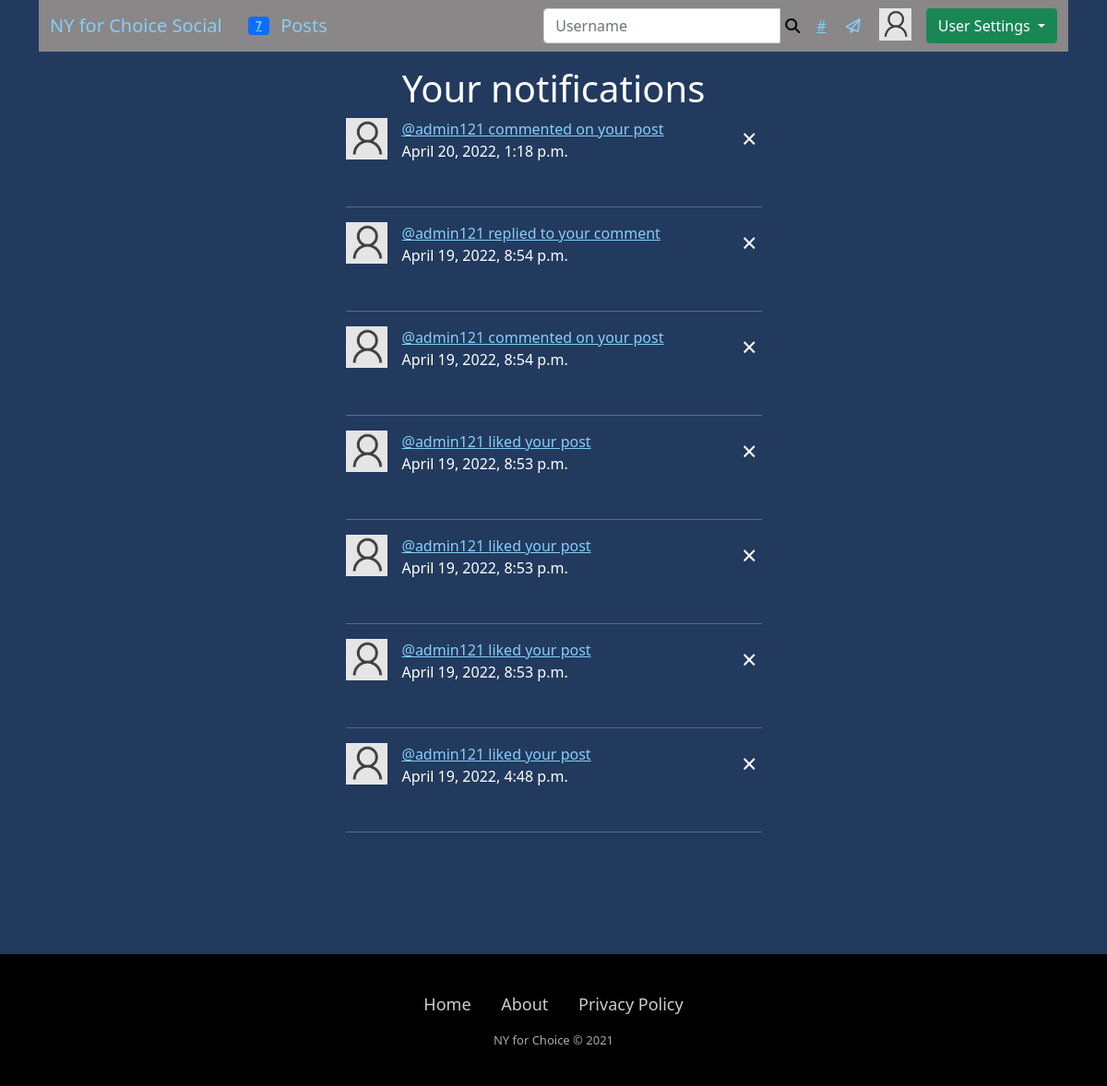
Page /social/notifications/ (signed in) on the committed database.
### members/models.py (models this page shows, shortened)
class User(AbstractBaseUser, PermissionsMixin):
  email = models.EmailField(verbose_name="email", max_length=60, unique=True)
  username = models.CharField(max_length=45, unique=True)
  first_name = models.CharField(max_length=60, blank=True)
  last_name = models.CharField(max_length=60, blank=True)
  state = models.ForeignKey(State, on_delete=models.SET_NULL, null=True)
  city = models.ForeignKey(City, on_delete=models.SET_NULL, null=True)
  date_joined = models.DateTimeField(verbose_name='date_joined', default=timezone.now)
  last_login = models.DateTimeField(verbose_name='last_login', default=timezone.now)
  is_staff = models.BooleanField(default=False)
  is_active = models.BooleanField(default=True)
  is_admin = models.BooleanField(default=False)
  is_superuser = models.BooleanField(default=False)
  objects = MyAccountManager()
  USERNAME_FIELD = 'username'
  REQUIRED_FIELDS = ['email']
  def __str__(self):
    return self.username

class UserProfile(models.Model):
  user = models.OneToOneField(User, primary_key=True, verbose_name='user', related_name='profile', on_delete=models.CASCADE)
  first_name = models.CharField(max_length=30, blank=True, null=True)
  last_name = models.CharField(max_length=30, blank=True, null=True)
  bio = models.TextField(max_length=500, blank=True, null=True)
  birth_date=models.DateField(null=True, blank=True)
  location = models.CharField(max_length=100, blank=True, null=True)
  picture = models.ImageField(upload_to='images/profile_pictures', default='images/profile_pictures/default_pic.jpg', blank=False)
  followers = models.ManyToManyField(User, blank=True, related_name='followers')
  followings = models.ManyToManyField(User, blank=True, related_name='followings')
  website_url = models.CharField(max_length=255, null=True, blank=True)
  facebook_url = models.CharField(max_length=255, null=True, blank=True)
  twitter_url = models.CharField(max_length=255, null=True, blank=True)
  instagram_url = models.CharField(max_length=255, null=True, blank=True)
  pinterest_url = models.CharField(max_length=255, null=True, blank=True)

### social/models.py (models this page shows)
class Notification(models.Model):
    notification_type = models.IntegerField()
    to_user = models.ForeignKey(User, related_name='notification_to', on_delete=models.CASCADE, null=True)
    from_user = models.ForeignKey(User, related_name='notification_from', on_delete=models.CASCADE, null=True)
    post = models.ForeignKey('Post', on_delete=models.CASCADE, related_name='+', blank=True, null=True)
    comment = models.ForeignKey('Comment', on_delete=models.CASCADE, related_name='+', blank=True, null=True)
    thread = models.ForeignKey('ThreadModel', on_delete=models.CASCADE, related_name='+', blank=True, null=True)
    date = models.DateTimeField(default=timezone.now)
    user_has_seen = models.BooleanField(default=False)

### social/views.py (the view, shortened to what this page needs)
# urls.py: path('notifications/', NotificationView.as_view(), name='notifications'),
class NotificationView(View):
    def get(self, request, *args, **kwargs):
        request_user = request.user
        p = Paginator(Notification.objects.filter(to_user=request_user).exclude(user_has_seen=True).order_by('-date'), 10)
        page = request.GET.get('page')
        notifications = p.get_page(page)
        notificationss = Notification.notification_type
        context = {'notifications': notifications}
        if notificationss == 4:
            def delete(self, request, notification_pk, *args, **kwargs):
                notification = Notification.objects.get(pk=notification_pk)
                notification.user_has_seen = True
                notification.save()
                return HttpResponse('Success', content_type='text/plain')
        return render(request, 'social/all_notifications.html', context)

### operationfreedom/templatetags/custom_tags.py (called while the page is built)
@register.inclusion_tag('social/show_notifications.html', takes_context=True)
def show_notifications(context):
	request_user = context['request'].user
	notifications = Notification.objects.filter(to_user=request_user).exclude(user_has_seen=True).order_by('-date')
	return {'notifications': notifications}

### social/templates/social/all_notifications.html (shortened to what this page needs)
{% extends 'base.html' %}
{% block content %}
<div class="row justify-content-center mt-3">
    <div class="col-md-5 col-sm-12 position-relative">
        <h1 class="text-center">Your notifications</h1>
        <div class="infinite-container">
            {% for notification in notifications %}
                <div class="infinite-item">
                    {% if notification.post %}
                        {% if notification.notification_type == 1 %}
                        <img class="round-circle post-img" height="45" width="45" src="{{ notification.from_user.profile.picture.url }}"/>
                        <div class="dropdown-item-parent mb-5">
                            <a href="{% url 'post-notification' notification.pk notification.post.pk %}">@{{ notification.from_user }} liked your post</a>
                            <br>{{ notification.date }}
                            <span class="dropdown-item-close" onclick="removeNotification(`{% url 'notification-delete' notification.pk %}`, `{{ request.path }}`)">&times;</span>
                        </div>
                        <hr>
                        {% elif notification.notification_type == 2 %}
                        <img class="round-circle post-img" height="45" width="45" src="{{ notification.from_user.profile.picture.url }}"/>
                        <div class="dropdown-item-parent mb-5">
                            <a href="{% url 'post-notification' notification.pk notification.post.pk %}">@{{ notification.from_user }} commented on your post</a>
                            <br>{{ notification.date }}
                            <span class="dropdown-item-close" onclick="removeNotification(`{% url 'notification-delete' notification.pk %}`, `{{ request.path }}`)">&times;</span>
                        </div>
                        <hr>
                        {% endif %}
                    {% elif notification.comment %}
                        {% if notification.notification_type == 1 %}
                        <img class="round-circle post-img" height="45" width="45" src="{{ notification.from_user.profile.picture.url }}"/>
                        <div class="dropdown-item-parent mb-5">
                            <a href="{% url 'post-notification' notification.pk notification.comment.post.pk %}">@{{ notification.from_user }} liked your comment</a>
                            <br>{{ notification.date }}
                            <span class="dropdown-item-close" onclick="removeNotification(`{% url 'notification-delete' notification.pk %}`, `{{ request.path }}`)">&times;</span>
                        </div>
                        <hr>
                        {% elif notification.notification_type == 2 %}
                        <img class="round-circle post-img" height="45" width="45" src="{{ notification.from_user.profile.picture.url }}"/>
                        <div class="dropdown-item-parent mb-5">
                            <a href="{% url 'post-notification' notification.pk notification.comment.post.pk %}">@{{ notification.from_user }} replied to your comment</a>
                            <br>{{ notification.date }}
                            <span class="dropdown-item-close" onclick="removeNotification(`{% url 'notification-delete' notification.pk %}`, `{{ request.path }}`)">&times;</span>
                        </div>
                        <hr>
                        {% endif %}
                    {% endif %}
                </div>
            {% endfor %}
        </div>
    </div>
</div>
{% endblock %}

### operationfreedom/templates/navbar.html (shortened to what this page needs)
{% load custom_tags %}
<nav class="navbar navbar-expand-lg navbar-light" style="background-color: #898787;">
   <div class="container-fluid">
    <a class="navbar-brand" href="{% url 'home' %}">NY for Choice Social</a> &nbsp;&nbsp;&nbsp;
    {% if user.is_authenticated %}
      <a href="{% url 'notifications' %}" class="badge bg-primary notification-badge">{% show_notifications %}</a>
    {% endif %}
    <a class="navbar-brand" href="{% url 'post-list' %}">Posts</a> &nbsp;&nbsp;&nbsp;
    <div class="collapse navbar-collapse" id="navbarTogglerDemo03">
      {% if user.is_authenticated %}
        <form class="d-flex" method="GET" action="{% url 'profile-search' %}">
          <div class="input-group">
            <input type="text" class="form-control" placeholder="Username" aria-label="Username" aria-describedby="basic-addon1" name="query" value="{{ request.GET.query }}">
            <button class="remove-default-btn" type="submit"><i class="fas fa-search"></i></button>
          </div>
        </form>
        <div class="nav-item inbox-icon-container">
          <a class="inbox-icon" href="{% url 'explore' %}">#</a>
          <a href="{% url 'inbox' %}" class="inbox-icon"><i class="far fa-paper-plane"></i></a>
        </div>
        <div class="nav-item mr-lg-3">
        <div class="dropdown">
          <a href="{% url 'show_profile_page' request.user.profile.pk %}"><img class="round-circle post-img" height="35" width="35" src="{{ request.user.profile.picture.url }}" /></a>
          <button class="btn btn-success dropdown-toggle" type="button" id="dropdownMenuButton1" data-bs-toggle="dropdown" aria-expanded="false">
            User Settings
          </button>
        </div>
      {% else %}
        <h5>Please <a href="{% url 'login' %}">login</a> or <a href="{% url 'register' %}">register</a> to interact with other users</h5>
      {% endif %}
    </div>
  </div>
</nav>

### static/operationfreedom/css/style.css (style rules this page uses)
* *::after, *::before { margin: 0; padding: 0; box-sizing: border-box; list-style: none; text-decoration: none; color: none; }
body { background-color: #223a5e; }
.inbox-icon { margin-left: 12px; margin-right: 12px; }
.container a:not(.jumpinglink) { color: #87CEFA; }
.remove-default-btn { background-color: transparent; border: none; box-shadow: none; }
.post-img { float: left; margin-right: 1rem; }
.notification-badge { transition: 0.3s; }
.dropdown { position: relative; display: inline-block; }
.dropdown-item-parent { position: relative; display: block; }
.dropdown-item-close { position: absolute; top: 0; right: 0; font-size: 1.8rem; padding-right: 5px; transition: 0.3s }
.inbox-icon-container { margin-right: 15px; }
.inbox-icon { color: #333; transition: 0.5s; }
.inbox-icon { margin-right: 5px; }

### rows in the picture
User: user.profile.picture (placeholder picture)
Notification: from_user.profile.picture (placeholder picture), from_user "admin121", date "April 20, 2022, 1:18 p.m."
Notification: from_user.profile.picture (placeholder picture), from_user "admin121", date "April 19, 2022, 8:54 p.m."
Notification: from_user.profile.picture (placeholder picture), from_user "admin121", date "April 19, 2022, 8:54 p.m."
Notification: from_user.profile.picture (placeholder picture), from_user "admin121", date "April 19, 2022, 8:53 p.m."
Notification: from_user.profile.picture (placeholder picture), from_user "admin121", date "April 19, 2022, 8:53 p.m."
Notification: from_user.profile.picture (placeholder picture), from_user "admin121", date "April 19, 2022, 8:53 p.m."
Notification: from_user.profile.picture (placeholder picture), from_user "admin121", date "April 19, 2022, 4:48 p.m."

### other values in the picture
{{ notifications.count }} "7"
